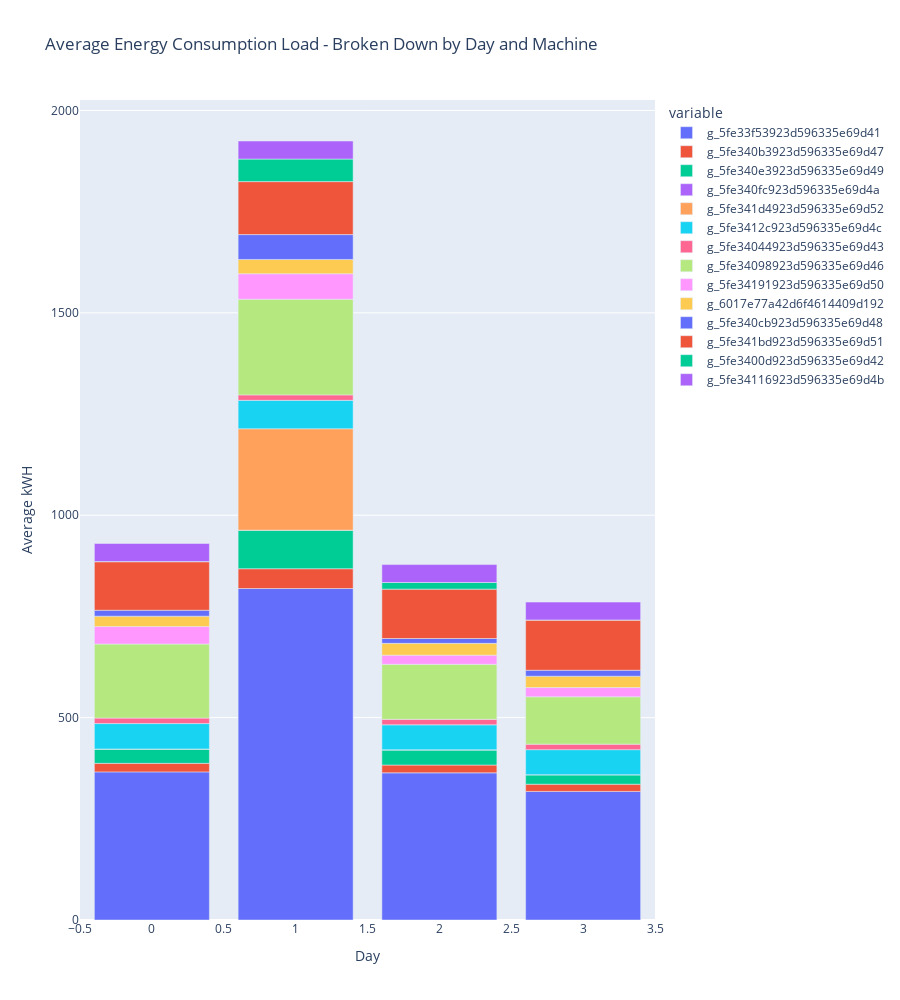

Here is the notebook cell this chart was saved with:
### Code cell
fig = px.bar(
    df, x=df.index, y=feats, 
    title="Average Energy Consumption Load - Broken Down by Day and Machine",
    labels = {
        'index': 'Day',
        'value': 'Average kWH'
    }, 
    height=1000)
fig.show()

### Figure 1 — Plotly figure (JSON) as saved in the notebook; plotly's stock layout.template omitted (floating-point values rounded to 4 significant figures)
{"data": [{"alignmentgroup": "True", "hovertemplate": "variable=g_5fe33f53923d596335e69d41<br>Day=%{x}<br>Average kWH=%{y}<extra></extra>", "legendgroup": "g_5fe33f53923d596335e69d41", "marker": {"color": "#636efa", "pattern": {"shape": ""}}, "name": "g_5fe33f53923d596335e69d41", "offsetgroup": "g_5fe33f53923d596335e69d41", "orientation": "v", "showlegend": true, "textposition": "auto", "type": "bar", "x": [0, 1, 2, 3], "xaxis": "x", "y": [365.9, 818.9, 363.5, 317.7], "yaxis": "y"}, {"alignmentgroup": "True", "hovertemplate": "variable=g_5fe340b3923d596335e69d47<br>Day=%{x}<br>Average kWH=%{y}<extra></extra>", "legendgroup": "g_5fe340b3923d596335e69d47", "marker": {"color": "#EF553B", "pattern": {"shape": ""}}, "name": "g_5fe340b3923d596335e69d47", "offsetgroup": "g_5fe340b3923d596335e69d47", "orientation": "v", "showlegend": true, "textposition": "auto", "type": "bar", "x": [0, 1, 2, 3], "xaxis": "x", "y": [21.11, 48.98, 19.31, 17.8], "yaxis": "y"}, {"alignmentgroup": "True", "hovertemplate": "variable=g_5fe340e3923d596335e69d49<br>Day=%{x}<br>Average kWH=%{y}<extra></extra>", "legendgroup": "g_5fe340e3923d596335e69d49", "marker": {"color": "#00cc96", "pattern": {"shape": ""}}, "name": "g_5fe340e3923d596335e69d49", "offsetgroup": "g_5fe340e3923d596335e69d49", "orientation": "v", "showlegend": true, "textposition": "auto", "type": "bar", "x": [0, 1, 2, 3], "xaxis": "x", "y": [35.5, 95.28, 37.58, 23.46], "yaxis": "y"}, {"alignmentgroup": "True", "hovertemplate": "variable=g_5fe340fc923d596335e69d4a<br>Day=%{x}<br>Average kWH=%{y}<extra></extra>", "legendgroup": "g_5fe340fc923d596335e69d4a", "marker": {"color": "#ab63fa", "pattern": {"shape": ""}}, "name": "g_5fe340fc923d596335e69d4a", "offsetgroup": "g_5fe340fc923d596335e69d4a", "orientation": "v", "showlegend": true, "textposition": "auto", "type": "bar", "x": [0, 1, 2, 3], "xaxis": "x", "y": [0.01104, 0.005952, 0.006587, 0.007613], "yaxis": "y"}, {"alignmentgroup": "True", "hovertemplate": "variable=g_5fe341d4923d596335e69d52<br>Day=%{x}<br>Average kWH=%{y}<extra></extra>", "legendgroup": "g_5fe341d4923d596335e69d52", "marker": {"color": "#FFA15A", "pattern": {"shape": ""}}, "name": "g_5fe341d4923d596335e69d52", "offsetgroup": "g_5fe341d4923d596335e69d52", "orientation": "v", "showlegend": true, "textposition": "auto", "type": "bar", "x": [0, 1, 2, 3], "xaxis": "x", "y": [0.08072, 250.4, 0.07559, 0.07995], "yaxis": "y"}, {"alignmentgroup": "True", "hovertemplate": "variable=g_5fe3412c923d596335e69d4c<br>Day=%{x}<br>Average kWH=%{y}<extra></extra>", "legendgroup": "g_5fe3412c923d596335e69d4c", "marker": {"color": "#19d3f3", "pattern": {"shape": ""}}, "name": "g_5fe3412c923d596335e69d4c", "offsetgroup": "g_5fe3412c923d596335e69d4c", "orientation": "v", "showlegend": true, "textposition": "auto", "type": "bar", "x": [0, 1, 2, 3], "xaxis": "x", "y": [62.66, 70.25, 61.69, 61.82], "yaxis": "y"}, {"alignmentgroup": "True", "hovertemplate": "variable=g_5fe34044923d596335e69d43<br>Day=%{x}<br>Average kWH=%{y}<extra></extra>", "legendgroup": "g_5fe34044923d596335e69d43", "marker": {"color": "#FF6692", "pattern": {"shape": ""}}, "name": "g_5fe34044923d596335e69d43", "offsetgroup": "g_5fe34044923d596335e69d43", "orientation": "v", "showlegend": true, "textposition": "auto", "type": "bar", "x": [0, 1, 2, 3], "xaxis": "x", "y": [13.53, 13.45, 13.51, 13.54], "yaxis": "y"}, {"alignmentgroup": "True", "hovertemplate": "variable=g_5fe34098923d596335e69d46<br>Day=%{x}<br>Average kWH=%{y}<extra></extra>", "legendgroup": "g_5fe34098923d596335e69d46", "marker": {"color": "#B6E880", "pattern": {"shape": ""}}, "name": "g_5fe34098923d596335e69d46", "offsetgroup": "g_5fe34098923d596335e69d46", "orientation": "v", "showlegend": true, "textposition": "auto", "type": "bar", "x": [0, 1, 2, 3], "xaxis": "x", "y": [182.9, 236.4, 135.9, 117.0], "yaxis": "y"}, {"alignmentgroup": "True", "hovertemplate": "variable=g_5fe34191923d596335e69d50<br>Day=%{x}<br>Average kWH=%{y}<extra></extra>", "legendgroup": "g_5fe34191923d596335e69d50", "marker": {"color": "#FF97FF", "pattern": {"shape": ""}}, "name": "g_5fe34191923d596335e69d50", "offsetgroup": "g_5fe34191923d596335e69d50", "orientation": "v", "showlegend": true, "textposition": "auto", "type": "bar", "x": [0, 1, 2, 3], "xaxis": "x", "y": [43.19, 62.87, 22.65, 22.79], "yaxis": "y"}, {"alignmentgroup": "True", "hovertemplate": "variable=g_6017e77a42d6f4614409d192<br>Day=%{x}<br>Average kWH=%{y}<extra></extra>", "legendgroup": "g_6017e77a42d6f4614409d192", "marker": {"color": "#FECB52", "pattern": {"shape": ""}}, "name": "g_6017e77a42d6f4614409d192", "offsetgroup": "g_6017e77a42d6f4614409d192", "orientation": "v", "showlegend": true, "textposition": "auto", "type": "bar", "x": [0, 1, 2, 3], "xaxis": "x", "y": [25.67, 35.33, 29.22, 28.11], "yaxis": "y"}, {"alignmentgroup": "True", "hovertemplate": "variable=g_5fe340cb923d596335e69d48<br>Day=%{x}<br>Average kWH=%{y}<extra></extra>", "legendgroup": "g_5fe340cb923d596335e69d48", "marker": {"color": "#636efa", "pattern": {"shape": ""}}, "name": "g_5fe340cb923d596335e69d48", "offsetgroup": "g_5fe340cb923d596335e69d48", "orientation": "v", "showlegend": true, "textposition": "auto", "type": "bar", "x": [0, 1, 2, 3], "xaxis": "x", "y": [14.72, 61.39, 11.98, 14.7], "yaxis": "y"}, {"alignmentgroup": "True", "hovertemplate": "variable=g_5fe341bd923d596335e69d51<br>Day=%{x}<br>Average kWH=%{y}<extra></extra>", "legendgroup": "g_5fe341bd923d596335e69d51", "marker": {"color": "#EF553B", "pattern": {"shape": ""}}, "name": "g_5fe341bd923d596335e69d51", "offsetgroup": "g_5fe341bd923d596335e69d51", "orientation": "v", "showlegend": true, "textposition": "auto", "type": "bar", "x": [0, 1, 2, 3], "xaxis": "x", "y": [119.8, 130.9, 121.9, 123.8], "yaxis": "y"}, {"alignmentgroup": "True", "hovertemplate": "variable=g_5fe3400d923d596335e69d42<br>Day=%{x}<br>Average kWH=%{y}<extra></extra>", "legendgroup": "g_5fe3400d923d596335e69d42", "marker": {"color": "#00cc96", "pattern": {"shape": ""}}, "name": "g_5fe3400d923d596335e69d42", "offsetgroup": "g_5fe3400d923d596335e69d42", "orientation": "v", "showlegend": true, "textposition": "auto", "type": "bar", "x": [0, 1, 2, 3], "xaxis": "x", "y": [0.4888, 55.65, 16.38, 0.4817], "yaxis": "y"}, {"alignmentgroup": "True", "hovertemplate": "variable=g_5fe34116923d596335e69d4b<br>Day=%{x}<br>Average kWH=%{y}<extra></extra>", "legendgroup": "g_5fe34116923d596335e69d4b", "marker": {"color": "#ab63fa", "pattern": {"shape": ""}}, "name": "g_5fe34116923d596335e69d4b", "offsetgroup": "g_5fe34116923d596335e69d4b", "orientation": "v", "showlegend": true, "textposition": "auto", "type": "bar", "x": [0, 1, 2, 3], "xaxis": "x", "y": [44.63, 44.68, 44.35, 44.05], "yaxis": "y"}], "layout": {"barmode": "relative", "height": 1000, "legend": {"title": {"text": "variable"}, "tracegroupgap": 0}, "title": {"text": "Average Energy Consumption Load - Broken Down by Day and Machine"}, "xaxis": {"anchor": "y", "domain": [0, 1], "title": {"text": "Day"}}, "yaxis": {"anchor": "x", "domain": [0, 1], "title": {"text": "Average kWH"}}}}
